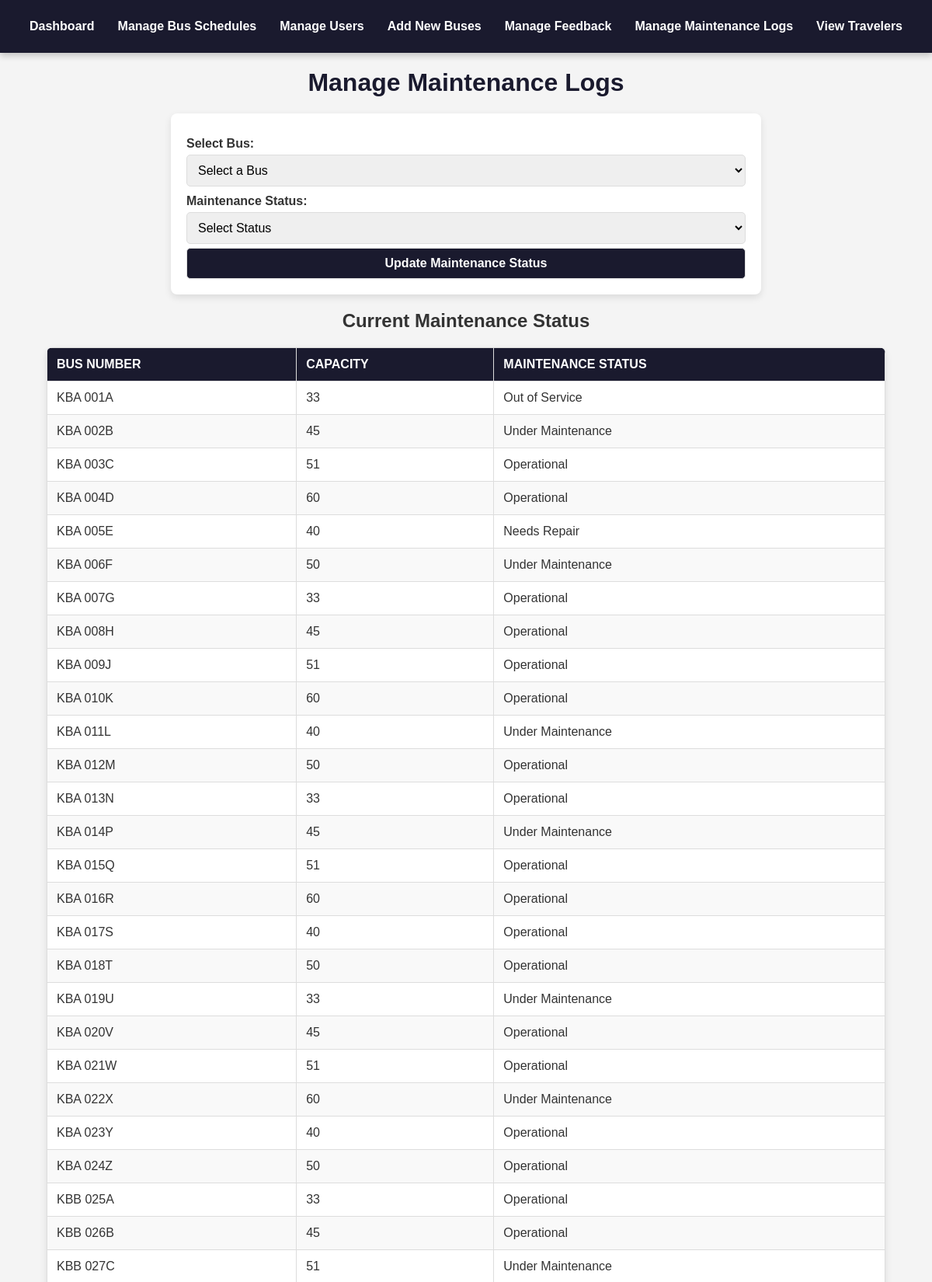
The app's page /colo/backend/maintenance_logs.php (upper part) with its own data.
### tables this page shows
CREATE TABLE `buses` (
  `BusID` int(11) NOT NULL,
  `BusNumber` varchar(50) NOT NULL,
  `Capacity` int(11) NOT NULL,
  `MaintenanceStatus` varchar(50) DEFAULT NULL
);

### colo/backend/maintenance_logs.php (the view, shortened to what this page needs)
<?php require 'db_connection.php'; ?>
<!DOCTYPE html>
<html lang="en">
<head>
    <link rel="stylesheet" href="../styles/maintenance_logs.css">
</head>
<body>
<div class="dashboard-links">
        <a href="admin_dashboard.php">Dashboard</a>
        <a href="bus_schedule_management.php">Manage Bus Schedules</a>
        <a href="manage_users.php">Manage Users</a>
        <a href="bus_management.php">Add New Buses</a>
        <a href="feedback_management.php">Manage Feedback</a>
        <a href="maintenance_logs.php">Manage Maintenance Logs</a>
        <a href="view_travelers.php">View Travelers</a>
    </div>
    <h1>Manage Maintenance Logs</h1>
    <form method="POST" action="update_maintenance_status.php">
        <label for="bus_id">Select Bus:</label>
        <select id="bus_id" name="bus_id" required>
            <option value="">Select a Bus</option>
        </select>
        <label for="maintenance_status">Maintenance Status:</label>
        <select id="maintenance_status" name="maintenance_status" required>
            <option value="">Select Status</option>
        </select>
        <button type="submit">Update Maintenance Status</button>
    </form>
    <h2>Current Maintenance Status</h2>
    <table>
        <thead>
            <tr>
                <th>Bus Number</th>
                <th>Capacity</th>
                <th>Maintenance Status</th>
            </tr>
        </thead>
        <tbody>
            <?php
            $query = "SELECT BusNumber, Capacity, MaintenanceStatus FROM Buses";
            $result = $conn->query($query);
            if ($result && $result->num_rows > 0) {
                while ($row = $result->fetch_assoc()) {
                    echo "<tr>
                            <td>{$row['BusNumber']}</td>
                            <td>{$row['Capacity']}</td>
                            <td>{$row['MaintenanceStatus']}</td>
                          </tr>";
                }
            } else {
                echo "<tr><td colspan='3'>No buses found.</td></tr>";
            }
            ?>
        </tbody>
    </table>
</body>
</html>

### colo/backend/styles/maintenance_logs.css (style rules this page uses)
body { font-family: 'Arial', sans-serif; margin: 0; padding: 0; background-color: #f4f4f4; color: #333; text-align: center; }
.dashboard-links { display: flex; justify-content: center; background-color: #1a1a2e; padding: 15px; box-shadow: 0px 4px 8px rgba(0, 0, 0, 0.2); }
.dashboard-links a { color: white; text-decoration: none; font-weight: bold; font-size: 16px; padding: 10px 15px; transition: all 0.3s ease-in-out; }
h1 { margin-top: 20px; color: #1a1a2e; }
form { width: 60%; margin: 20px auto; background: white; padding: 20px; border-radius: 8px; box-shadow: 0px 4px 10px rgba(0, 0, 0, 0.1); text-align: left; }
label { font-weight: bold; display: block; margin-top: 10px; }
select, button { width: 100%; padding: 10px; margin-top: 5px; border: 1px solid #ddd; border-radius: 5px; font-size: 16px; }
button { background-color: #1a1a2e; color: white; font-weight: bold; cursor: pointer; transition: all 0.3s ease-in-out; }
table { width: 90%; margin: 20px auto; border-collapse: collapse; background: white; box-shadow: 0px 4px 10px rgba(0, 0, 0, 0.1); border-radius: 8px; overflow: hidden; }
table th, table td { padding: 12px; border: 1px solid #ddd; text-align: left; }
table th { background-color: #1a1a2e; color: white; text-transform: uppercase; }
table tr:nth-child(even) { background-color: #f9f9f9; }

### records on screen
buses: BusNumber "KBA 001A", Capacity "33", MaintenanceStatus "Out of Service"
buses: BusNumber "KBA 002B", Capacity "45", MaintenanceStatus "Under Maintenance"
buses: BusNumber "KBA 003C", Capacity "51", MaintenanceStatus "Operational"
buses: BusNumber "KBA 004D", Capacity "60", MaintenanceStatus "Operational"
buses: BusNumber "KBA 005E", Capacity "40", MaintenanceStatus "Needs Repair"
buses: BusNumber "KBA 006F", Capacity "50", MaintenanceStatus "Under Maintenance"
buses: BusNumber "KBA 007G", Capacity "33", MaintenanceStatus "Operational"
buses: BusNumber "KBA 008H", Capacity "45", MaintenanceStatus "Operational"
buses: BusNumber "KBA 009J", Capacity "51", MaintenanceStatus "Operational"
buses: BusNumber "KBA 010K", Capacity "60", MaintenanceStatus "Operational"
buses: BusNumber "KBA 011L", Capacity "40", MaintenanceStatus "Under Maintenance"
buses: BusNumber "KBA 012M", Capacity "50", MaintenanceStatus "Operational"
buses: BusNumber "KBA 013N", Capacity "33", MaintenanceStatus "Operational"
buses: BusNumber "KBA 014P", Capacity "45", MaintenanceStatus "Under Maintenance"
buses: BusNumber "KBA 015Q", Capacity "51", MaintenanceStatus "Operational"
buses: BusNumber "KBA 016R", Capacity "60", MaintenanceStatus "Operational"
buses: BusNumber "KBA 017S", Capacity "40", MaintenanceStatus "Operational"
buses: BusNumber "KBA 018T", Capacity "50", MaintenanceStatus "Operational"
buses: BusNumber "KBA 019U", Capacity "33", MaintenanceStatus "Under Maintenance"
buses: BusNumber "KBA 020V", Capacity "45", MaintenanceStatus "Operational"
buses: BusNumber "KBA 021W", Capacity "51", MaintenanceStatus "Operational"
buses: BusNumber "KBA 022X", Capacity "60", MaintenanceStatus "Under Maintenance"
buses: BusNumber "KBA 023Y", Capacity "40", MaintenanceStatus "Operational"
buses: BusNumber "KBA 024Z", Capacity "50", MaintenanceStatus "Operational"
buses: BusNumber "KBB 025A", Capacity "33", MaintenanceStatus "Operational"
buses: BusNumber "KBB 026B", Capacity "45", MaintenanceStatus "Operational"
buses: BusNumber "KBB 027C", Capacity "51", MaintenanceStatus "Under Maintenance"
